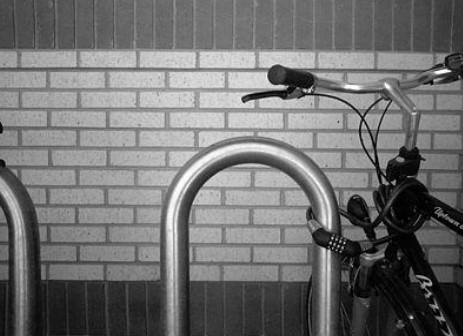
#> input picture Practice/data/image2.jpg, 463 x 336 px, found by its file name
$ jupyter execute 04_test_convolution.ipynb   (shell and % lines are left out)
#> lines starting #> are read from the running program, lines starting #| are printed output that depends on the picture
#> further down, img is the input picture: shape (336, 463); min 0, max 255, mean 113
### Convolution
implement by "kernel" convolution <br>
https://medium.com/analytics-vidhya/2d-convolution-using-python-numpy-43442ff5f381

[cell 1]
def conv2D(img, kernel, padding=0, stride=1):
    '''
    kernel size always be odd.
    smooth kernel be like:
        [1,1,1]
    1/9*[1,1,1]
        [1,1,1]

    output size be like:
    img_out = (img_in+2p-k)/s+1
    p: padding size
    k: kernel size
    s: stride size
    '''
#> called with kernel = array of shape (3, 3), padding = 2, stride = 1
    # Cross correlation
    kernel = np.flipud(np.fliplr(kernel))

    # get ouput image size and convolution output
    hIn, wIn = img.shape
#> hIn = 336; wIn = 463
    hK, wK = kernel.shape
    hOut = int((hIn + 2*padding - hK) / stride) + 1
#> hOut = 338
    wOut = int((wIn + 2*padding - wK) / stride) + 1
#> wOut = 465
    output = np.zeros((hOut, wOut))

    # get padded image
    if padding != 0:
        imgPadded = np.zeros((hIn+2*padding, wIn+2*padding))
        imgPadded[padding:-1*padding, padding:-1*padding] = img
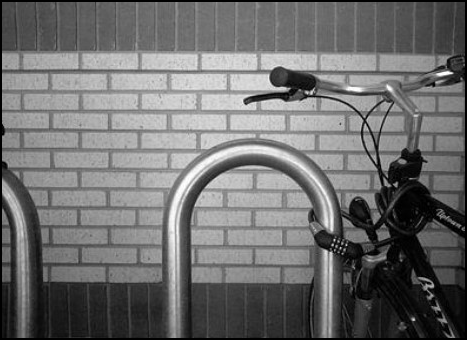
#> imgPadded: shape (340, 467) float64; min 0, max 255, mean 110.7
    else:
        imgPadded = img
    plt.imshow(imgPadded)

    # Convolution
    '''
    iterate through image
    by applying element wise multiplication and sum it
    then set it to the respective element in the output array
    '''
    for y in range(hIn):
        # Exit convolution
        if y > hIn - hK: break
        # Only convolve if y%stride=0
        if y % stride == 0:
            for x in range(wIn):
                # Exit convolution
                if x > wIn -wK: break
                if x % stride == 0:
                    output[y, x] = (kernel * imgPadded[y:y+hK, x:x+wK]).sum()
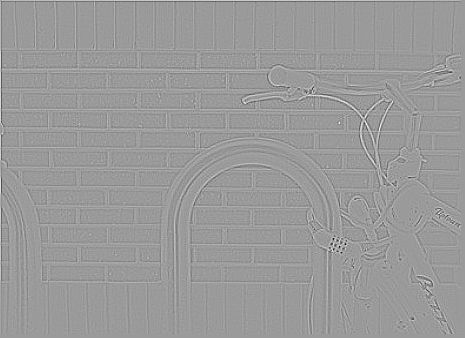
#> output: shape (338, 465) float64; min -14.83, max 9.67, mean -0.000186; drawn with min black and max white

    return output

[cell 2]
import cv2
import numpy as np
from matplotlib import pyplot as plt

img = cv2.imread("data\image2.jpg", cv2.IMREAD_GRAYSCALE)
# img = cv2.cvtColor(img, cv2.COLOR_BGR2GRAY)
# img = cv2.cvtColor(img, cv2.COLOR_BGR2RGB)
plt.imshow(img, cmap='gray')

[cell 3]
# smooth filter
kSize = 5  # modify kernel size to see effect
kSize = 10  # modify kernel size to see effect
kSize = 20  # modify kernel size to see effect
kernel_smooth = np.ones((kSize,kSize))/kSize**2

# sobel edge detector
kernel_sobel = np.array([
    [1,0,-1],
    [2,0,-2],
    [1,0,-1]])

# Laplacian
e = 5
kernel_laplacian = np.array([
    [1,4,1],
    [4,-20,4],
    [1,4,1]
])*(1/(6*e**2))
print(kernel_laplacian)

# output = conv2D(img, kernel_smooth,2)
# output = conv2D(img, kernel_sobel,2)
output = conv2D(img, kernel_laplacian, 2)

# normalize pixel value from 0 to 255
out = np.zeros(output.shape)
cv2.normalize(output, out, 0, 255, cv2.NORM_MINMAX)
out = np.array(out, dtype=np.uint8)
print(out.dtype)
#| uint8
for x in range(out.shape[0]):
    for y in range(out.shape[1]):
        if out[x][y] != 128 : out[x][y] = 0
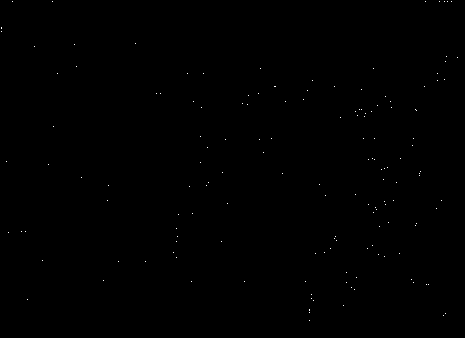
#> out: shape (338, 465); values 0 (black) and 128 (white), 0.1% white in thin lines or dots
        # pass
        # print(out[x][y])

# show output
plt.imshow(out, cmap='gray')
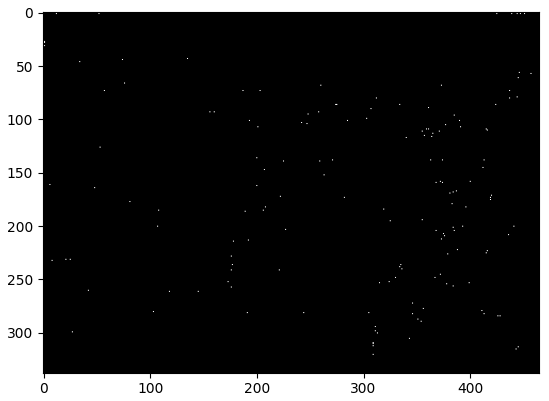
#> figure drawn by matplotlib, 1 panel
